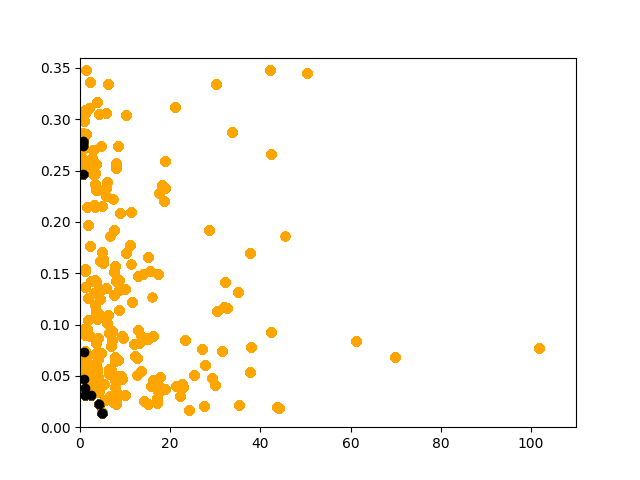

Python code for this plot:

import os
import subprocess
import random
import matplotlib.pyplot as plt

os.chdir("bin")

TIMEOUT = 110
ERROR_MAX = 0.49 #0.36

some_good_param_value_tables = [
	[
		1.0, 0.0, 0.0, 0.0, 0.0, 0.0001,
		4000, 400, 0.6, 2, 200
	],
	[
		1.0, 0.0, 0.0, 0.0, 0.0, 0.0001,
		4000, 200, 0.3, 4, 256
	]
]

initial_param_space_table = [ # [min, max, is_int]
	[-5.0, 5.0, False],
	[-5.0, 5.0, False],
	[-5.0, 5.0, False],
	[-5.0, 5.0, False],
	[-5.0, 5.0, False],
	[-5.0, 5.0, False],
	[1, 10000, True],
	[1, 1000, True],
	[0.01, 1.0, False],
	[1, 4, True],
	[2, 512, True],
]

param_space_table = initial_param_space_table.copy()

def param_table_is_correct(param_value_table, param_space_table):
	for value, space in zip(param_value_table, param_space_table):
		if not (space[0] <= value <= space[1]):
			return False
		assert type(value) == (int if space[2] else float)
	if not (param_value_table[7] <= param_value_table[6]):
		return False
	return True

def random_param_table(param_space_table):
	def random_param_table_maybe_incorrect(param_space_table):
		return tuple(map(
			lambda space: (random.randint if space[2] else random.uniform)(space[0], space[1]),
			param_space_table))
	param_value_table = random_param_table_maybe_incorrect(param_space_table)
	while not param_table_is_correct(param_value_table, param_space_table):
		param_value_table = random_param_table_maybe_incorrect(param_space_table)
	return param_value_table

def mutate_param_table(param_value_table, param_space_table):
	assert param_table_is_correct(param_value_table, param_space_table)
	def mutate_param_table_maybe_incorrect(param_value_table, param_space_table):
		change = random.randint(2, 10)
		return tuple(
			param_value_table[i] if random.randint(1, change) == 1 else
				(param_value_table[i] + random.randint(-5, 5)
				if param_space_table[i][2]
				else param_value_table[i] + random.uniform(
					-(param_space_table[i][1] - param_space_table[i][0]) * 0.1,
					+(param_space_table[i][1] - param_space_table[i][0]) * 0.1))
			for i in range(len(param_value_table))
		)
	new_param_value_table = mutate_param_table_maybe_incorrect(
		param_value_table, param_space_table)
	while ((not param_table_is_correct(new_param_value_table, param_space_table))
		or new_param_value_table == param_value_table):
		new_param_value_table = mutate_param_table_maybe_incorrect(
			param_value_table, param_space_table)
	return new_param_value_table

# result = (time, error, line_count) or None in case of timeout
def stringart(param_value_table):
	def command(param_value_table):
		return ("./implbin",
			"popeye",
			"--coefs", *map(str, param_value_table[:6]),
			"--params", *map(str, param_value_table[6:]),
			"--print-time-and-error",
			"--no-output")
	try:
		output = subprocess.check_output(
			command(param_value_table), timeout=TIMEOUT).decode("ascii").splitlines()[-1].split()
		time = float(output[0])
		error = float(output[1])
		line_count = int(output[2])
		return (time, error, line_count)
	except subprocess.TimeoutExpired:
		return None

def best_output(a, b):
	if a[0] < b[0] and a[1] < b[1]:
		return a
	elif a[0] > b[0] and a[1] > b[1]:
		return b
	else:
		return None

last_results = dict()
try:
	last_results = eval(open("results", "r").read())
	if len(last_results) >= 1:
		print(f"Will load the {len(last_results)} last results first")
except Exception as e:
	print(e)

input_output_table = dict()
best_points = set()
try:
	while True:

		if len(last_results) == 0:
			points = tuple(filter(lambda x: x != None, input_output_table.values()))
			times = tuple(map(lambda v: v[0], points))
			errors = tuple(map(lambda v: v[1], points))
			best_points_values = tuple(map(lambda x: input_output_table[x], best_points))
			best_times = tuple(map(lambda v: v[0], best_points_values))
			best_errors = tuple(map(lambda v: v[1], best_points_values))

			plt.axis([0, TIMEOUT, 0, ERROR_MAX])
			plt.scatter(times, errors, c="orange")
			plt.scatter(best_times, best_errors, c="black")
			plt.savefig("search_front.png", dpi = 100)

			plt.axis([0, 100, 0, 0.12])
			plt.scatter(times, errors, c="orange")
			plt.scatter(best_times, best_errors, c="black")
			plt.savefig("search_front_zoom.png", dpi = 100)

		if len(last_results) >= 1:
			some_last_result = last_results.popitem()
			if len(last_results) == 0:
				print("Loading the last previous result")
			param_value_table = some_last_result[0]
			output = some_last_result[1]
			time = output[0] if output != None else TIMEOUT

		else:
			if tuple(some_good_param_value_tables[0]) not in input_output_table.keys():
				param_value_table = tuple(some_good_param_value_tables[0])
			elif tuple(some_good_param_value_tables[1]) not in input_output_table.keys():
				param_value_table = tuple(some_good_param_value_tables[1])

			elif random.randint(1, 100) <= 50 and len(best_points) >= 1:
				min_error = 10 * ERROR_MAX
				min_error_best_point = None
				for best_point in best_points:
					if input_output_table[best_point][1] < min_error:
						min_error = input_output_table[best_point][1]
						min_error_best_point = best_point
				best_point_to_mutate = (min_error_best_point if min_error_best_point != None
					else random.choice(tuple(best_points)),)[0]
				param_value_table = mutate_param_table(best_point_to_mutate, param_space_table)
			elif random.randint(1, 100) <= 70 and len(best_points) >= 1:
				best_point_to_mutate = random.choice(tuple(best_points))
				param_value_table = mutate_param_table(best_point_to_mutate, param_space_table)
			else:
				param_value_table = random_param_table(param_space_table)

			time = TIMEOUT
			output = stringart(param_value_table)
		
		count = len(input_output_table)
		if output != None:
			time = output[0]
			if output[1] > ERROR_MAX:
				output = None
				print(f"[{count:06}] ({time}) error too high")
			else:
				print(f"[{count:06}] {output}")
		else:
			print(f"[{count:06}] timeout")
		input_output_table[param_value_table] = output

		if output != None:
			is_best_point = True
			beaten_points = set()
			for point in best_points:
				point_output = input_output_table[point]
				best = best_output(output, point_output)
				if best == point_output:
					is_best_point = False
					break
				elif best == output:
					beaten_points.add(point)
			if is_best_point:
				best_points.difference_update(beaten_points)
				best_points.add(param_value_table)
				print("New best points:")
				for best_point in best_points:
					print(input_output_table[best_point],
						"--coefs", *map(str, best_point[:6]),
						"--params", *map(str, best_point[6:]))
				
				if len(last_results) == 0:
					results = open("results", "w")
					results.write(repr(input_output_table))
					results.close()
					print("Results saved")
		
		if random.randint(1, 20) == 1:
			if len(last_results) == 0:
				results = open("results", "w")
				results.write(repr(input_output_table))
				results.close()
				print("Results saved")

except KeyboardInterrupt:
	if len(last_results) == 0:
		print()
		results = open("results", "w")
		results.write(repr(input_output_table))
		results.close()
		print("Results saved")


os.chdir("..")
